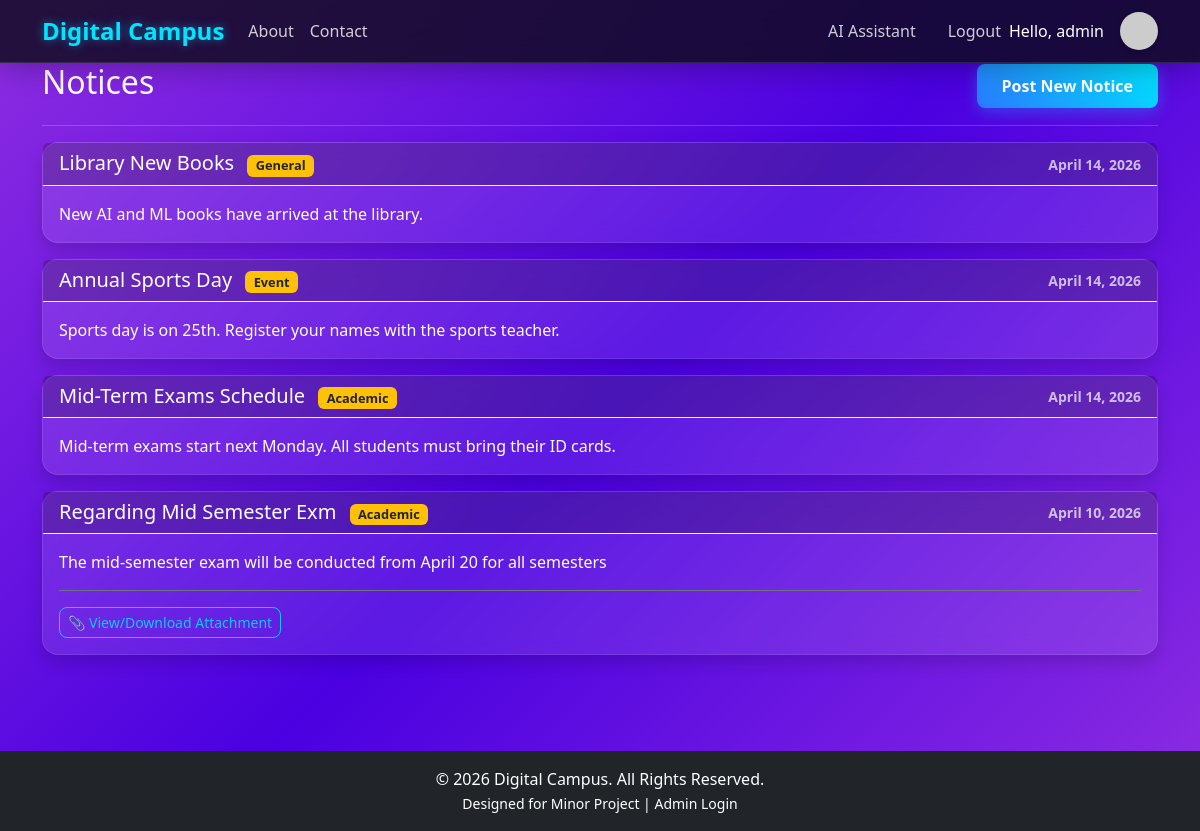
Screenshot of /notice/view/ (signed in) with the database file from the repository.
### core/models.py (models this page shows, shortened)
class User(AbstractUser):
    ROLE_CHOICES = (
        ('student', 'Student'),
        ('teacher', 'Teacher'),
        ('admin', 'Admin'),
        ('driver', 'Driver'),
    )
    role = models.CharField(max_length=10, choices=ROLE_CHOICES, default='student')
    profile_pic = models.ImageField(upload_to='profile_pics/', blank=True, null=True)
    def is_teacher(self):
        return self.role == 'teacher'
    def is_admin(self):
        return self.role == 'admin'
    @property
    def display_name(self):
        full_name = f"{self.first_name} {self.last_name}".strip()
        return full_name if full_name else self.username

class Notice(models.Model):
    CATEGORY_CHOICES = (
        ('General', 'General'),
        ('Academic', 'Academic'),
        ('Event', 'Event'),
    )
    title = models.CharField(max_length=200)
    category = models.CharField(max_length=20, choices=CATEGORY_CHOICES, default='General')
    content = models.TextField()
    file = models.FileField(upload_to='notices/', blank=True, null=True)
    posted_by = models.ForeignKey(User, on_delete=models.CASCADE)
    date_posted = models.DateTimeField(auto_now_add=True)

### core/views.py (the view)
# urls.py: path('notice/view/', views.view_notices, name='view_notices'),
@login_required
def view_notices(request):
    notices = Notice.objects.all().order_by('-date_posted')
    return render(request, 'core/view_notices.html', {'notices': notices})

### templates/core/view_notices.html
{% extends 'base.html' %}
{% block content %}
<div class="row">
    <div class="col-md-12">
        <div class="d-flex justify-content-between align-items-center mb-3">
            <h2>Notices</h2>
            {% if request.user.is_teacher or request.user.is_admin %}
            <a href="{% url 'create_notice' %}" class="btn btn-primary">Post New Notice</a>
            {% endif %}
        </div>
        <hr>
        {% for notice in notices %}
        <div class="card mb-3 shadow text-white"
            style="background: rgba(255, 255, 255, 0.1); backdrop-filter: blur(10px); border: 1px solid rgba(255, 255, 255, 0.1);">
            <div class="card-header border-bottom border-light d-flex justify-content-between align-items-center">
                <h5 class="mb-0">
                    {{ notice.title }}
                    <span class="badge bg-warning text-dark ms-2" style="font-size: 0.8rem;">{{ notice.category }}</span>
                </h5>
                <small class="text-muted">{{ notice.date_posted|date:"F d, Y" }}</small>
            </div>
            <div class="card-body">
                <p class="card-text">{{ notice.content }}</p>
                {% if notice.file %}
                <div class="mt-3 pt-3 border-top border-secondary">
                    <a href="{{ notice.file.url }}" target="_blank" class="btn btn-sm btn-outline-info" style="border-radius: 8px;">
                        📎 View/Download Attachment
                    </a>
                </div>
                {% endif %}
            </div>
        </div>
        {% empty %}
        <p>No notices available.</p>
        {% endfor %}
    </div>
</div>
{% endblock %}

### templates/includes/navbar.html (shortened to what this page needs)
<nav class="navbar navbar-expand-lg navbar-dark bg-dark">
    <div class="container">
        <div class="d-flex align-items-center">
            <a class="navbar-brand fw-bold mb-0" href="{% url 'home' %}">Digital Campus</a>
        </div>
        {% if user.is_authenticated %}
        <div class="d-flex align-items-center ms-auto order-lg-last">
            <a href="{% url 'user_profile' %}" class="text-decoration-none d-flex align-items-center">
                <span class="text-white d-none d-lg-block me-3 fw-medium">Hello, {{ user.display_name }}</span>
                {% if user.profile_pic %}
                    <img src="{{ user.profile_pic.url }}" alt="Profile" style="width: 38px; height: 38px; border-radius: 50%; object-fit: cover; border: 2px solid rgba(255,255,255,0.2);">
                {% else %}
                    <img src="https://ui-avatars.com/api/?name={{ user.display_name }}&background=6366f1&color=fff&size=38&font-size=0.5" alt="Profile" style="width: 38px; height: 38px; border-radius: 50%; box-shadow: 0 2px 5px rgba(0,0,0,0.2);">
                {% endif %}
            </a>
        </div>
        {% endif %}
        <div class="collapse navbar-collapse order-lg-2" id="navbarNav">
            <ul class="navbar-nav me-auto">
                <li class="nav-item">
                    <a class="nav-link" href="{% url 'about' %}">About</a>
                </li>
                <li class="nav-item">
                    <a class="nav-link" href="{% url 'contact' %}">Contact</a>
                </li>
            </ul>
            <ul class="navbar-nav ms-auto">
                {% if user.is_authenticated %}
                <li class="nav-item me-lg-3">
                    <a class="nav-link text-white" href="{% url 'chatbot' %}">AI Assistant</a>
                </li>
                <li class="nav-item">
                    <a class="nav-link text-white" href="{% url 'logout' %}">Logout</a>
                </li>
                {% endif %}
            </ul>
        </div>
    </div>
</nav>

### static/css/style.css (style rules this page uses)
:root { --primary-color: #00e5ff; --secondary-color: #2979ff; --accent-color: #ff4081; --bg-gradient-start: #8e2de2; --bg-gradient-mid: #4a00e0; --bg-gradient-end: #8e2de2; --glass-bg: rgba(20, 20, 35, 0.6); --glass-border: rgba(255, 255, 255, 0.25); --text-color: #ffffff; --card-hover-bg: rgba(45, 45, 79, 0.8); }
body { background: linear-gradient(135deg, var(--bg-gradient-start), var(--bg-gradient-mid), var(--bg-gradient-end)); min-height: 100vh; font-family: 'Segoe UI', Tahoma, Geneva, Verdana, sans-serif; color: var(--text-color); background-attachment: fixed; }
.card { background: var(--glass-bg); border: 1px solid var(--glass-border); backdrop-filter: blur(10px); -webkit-backdrop-filter: blur(10px); border-radius: 16px; box-shadow: 0 4px 30px rgba(0, 0, 0, 0.3); color: #fff; transition: transform 0.3s ease, box-shadow 0.3s ease, background 0.3s; }
.card-header { background: rgba(0, 0, 0, 0.2) !important; border-bottom: 1px solid var(--glass-border); font-weight: 600; color: #fff; }
.card-text { color: inherit; }
.navbar { background: rgba(10, 10, 20, 0.8) !important; backdrop-filter: blur(20px); -webkit-backdrop-filter: blur(20px); border-bottom: 1px solid rgba(255, 255, 255, 0.1); box-shadow: 0 4px 30px rgba(0, 0, 0, 0.3); }
.navbar-brand { color: var(--primary-color) !important; font-weight: 700; font-size: 1.5rem; text-shadow: 0 0 10px rgba(0, 210, 255, 0.5); }
.nav-link { color: rgba(255, 255, 255, 0.8) !important; transition: color 0.3s; }
.btn-primary { background: linear-gradient(45deg, var(--secondary-color), var(--primary-color)); border: none; border-radius: 8px; padding: 10px 25px; font-weight: 600; box-shadow: 0 4px 15px rgba(0, 210, 255, 0.3); transition: all 0.3s ease; }
.text-muted { color: rgba(255, 255, 255, 0.7) !important; }
a { color: var(--primary-color); text-decoration: none; }
hr { border-color: rgba(255, 255, 255, 0.2); opacity: 1; }

### rows the page displays
User: display_name "admin"
Notice: title "Library New Books", category "General", date_posted "April 14, 2026", content "New AI and ML books have arrived at the library."
Notice: title "Annual Sports Day", category "Event", date_posted "April 14, 2026", content "Sports day is on 25th. Register your names with the sports teacher."
Notice: title "Mid-Term Exams Schedule", category "Academic", date_posted "April 14, 2026", content "Mid-term exams start next Monday. All students must bring their ID cards."
Notice: title "Regarding Mid Semester Exm", category "Academic", date_posted "April 10, 2026", content "The mid-semester exam will be conducted from April 20 for all semesters"
